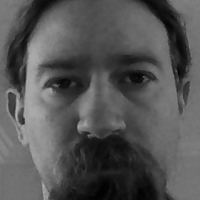
#> input picture data/at/jm/0.pgm, 200 x 200 px
$ python -i filters.py   (imports and definitions only)   (older library calls are emulated)
#> lines starting #> are read from the running program, lines starting #| are printed output that depends on the picture
#> further down, picture is the input picture: shape (200, 200, 3); min 2, max 180, mean 84.2
import cv2
import numpy
import utils


def strokeEdges(src, dst, blurKsize = 7, edgeKsize = 5):
#> called with dst = 'out.png', blurKsize = 7, edgeKsize = 5
    if blurKsize >= 3:
        blurredSrc = cv2.medianBlur(src, blurKsize)                         #中值滤波器 对去除彩色图像噪声很有效
        graySrc = cv2.cvtColor(blurredSrc, cv2.COLOR_BGR2GRAY)
    else:
        graySrc = cv2.cvtColor(src, cv2.COLOR_BGR2GRAY)
    cv2.Laplacian(graySrc, cv2.CV_8U, graySrc, ksize = edgeKsize)
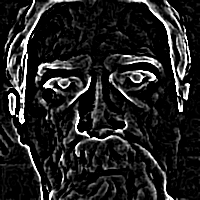
#> graySrc: shape (200, 200); min 0, max 255, mean 33.7
    normalizedInverseAlpha = (1.0 / 255) * (255 - graySrc)
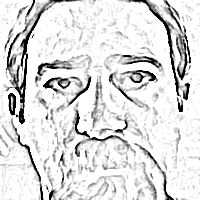
#> normalizedInverseAlpha: shape (200, 200) float64; min 0, max 1, mean 0.868
    channels = cv2.split(src)
    for channel in channels:
        channel[:] = channel * normalizedInverseAlpha
#> this loop made 3 passes
#> (the run stopped early here; a loop or call above may not have finished)
